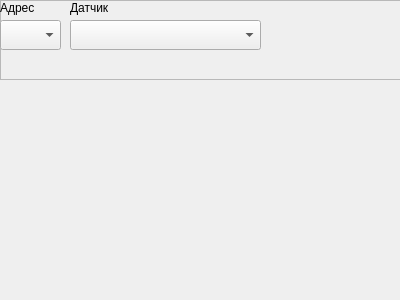
<?xml version="1.0" encoding="UTF-8"?>
<ui version="4.0">
 <class>Widget_RLM_KRL</class>
 <widget class="QWidget" name="Widget_RLM_KRL">
  <property name="geometry">
   <rect>
    <x>0</x>
    <y>0</y>
    <width>400</width>
    <height>300</height>
   </rect>
  </property>
  <property name="windowTitle">
   <string>Form</string>
  </property>
  <widget class="QFrame" name="frame">
   <property name="geometry">
    <rect>
     <x>0</x>
     <y>0</y>
     <width>550</width>
     <height>80</height>
    </rect>
   </property>
   <property name="frameShape">
    <enum>QFrame::StyledPanel</enum>
   </property>
   <property name="frameShadow">
    <enum>QFrame::Raised</enum>
   </property>
   <widget class="QComboBox" name="Num1">
    <property name="geometry">
     <rect>
      <x>0</x>
      <y>20</y>
      <width>61</width>
      <height>30</height>
     </rect>
    </property>
   </widget>
   <widget class="QLabel" name="label_79">
    <property name="geometry">
     <rect>
      <x>0</x>
      <y>0</y>
      <width>47</width>
      <height>16</height>
     </rect>
    </property>
    <property name="text">
     <string>Адрес</string>
    </property>
   </widget>
   <widget class="QComboBox" name="AdamOff">
    <property name="geometry">
     <rect>
      <x>70</x>
      <y>20</y>
      <width>191</width>
      <height>30</height>
     </rect>
    </property>
   </widget>
   <widget class="QLabel" name="label_84">
    <property name="geometry">
     <rect>
      <x>70</x>
      <y>0</y>
      <width>191</width>
      <height>16</height>
     </rect>
    </property>
    <property name="text">
     <string>Датчик</string>
    </property>
   </widget>
  </widget>
 </widget>
 <resources/>
 <connections/>
</ui>
